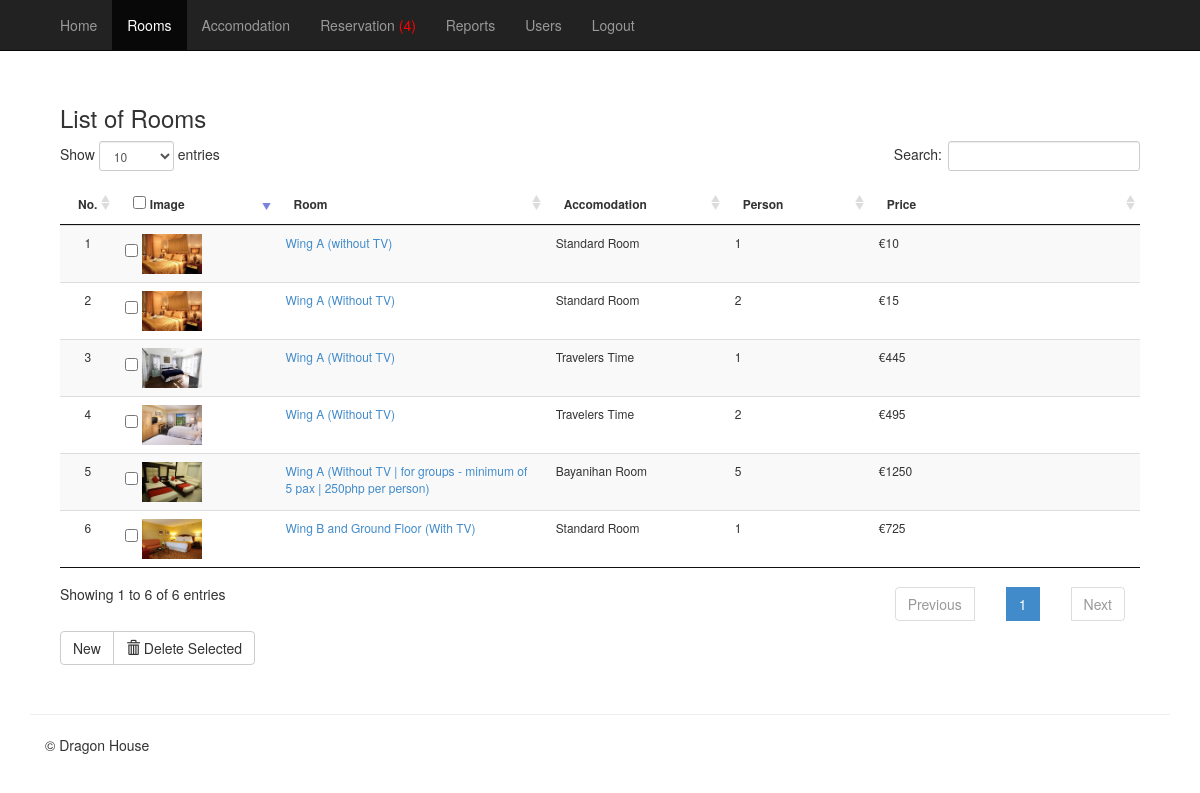
/admin/mod_room/index.php (signed in), run on the app's committed database.
### tables this page shows
CREATE TABLE `tblroom` (
  `ROOMID` int(11) NOT NULL,
  `ROOMNUM` int(11) NOT NULL,
  `ACCOMID` int(11) NOT NULL,
  `ROOM` varchar(30) NOT NULL,
  `ROOMDESC` varchar(255) NOT NULL,
  `NUMPERSON` int(11) NOT NULL,
  `PRICE` double NOT NULL,
  `ROOMIMAGE` varchar(255) NOT NULL,
  `OROOMNUM` int(11) NOT NULL,
  `RoomTypeID` int(11) NOT NULL
);

CREATE TABLE `tblaccomodation` (
  `ACCOMID` int(11) NOT NULL,
  `ACCOMODATION` varchar(30) NOT NULL,
  `ACCOMDESC` varchar(90) NOT NULL
);

### admin/mod_room/index.php (called while the page is built, shortened)
<?php
require_once("../../includes/initialize.php");
require_once '../themes/backendTemplate.php';
?>

### includes/functions.php (called while the page is built, shortened)
<?php
function currentpage()
{
	$this_page = $_SERVER['SCRIPT_NAME'];
	$bits = explode('/', $this_page);
	return $bits[3];
}

### includes/database.php (called while the page is built, shortened)
<?php
class Database
{
	var $sql_string = '';
	private $conn;
	public function open_connection()
	{
		$this->conn = mysqli_connect(DB_SERVER, DB_USER, DB_PASS, DB_NAME);
	}
	function setQuery($sql = '')
	{
		$this->sql_string = $sql;
	}
	function executeQuery()
	{
		$result = mysqli_query($this->conn, $this->sql_string);
		return $result;
	}
	private function confirm_query($result)
	{
		return $result;
	}
	function loadResultList($key = '')
	{
		$cur = $this->executeQuery();
		$array = array();
		while ($row = mysqli_fetch_object($cur)) {
			if ($key) {
				$array[$row->$key] = $row;
			} else {
				$array[] = $row;
			}
		}
		return $array;
	}
}
$mydb = new Database();

### admin/mod_room/list.php (the view, shortened to what this page needs)
<div class="container">
			<div class="panel-body">
			<h3 align="left">List of Rooms</h3>
			    <form action="controller.php?action=delete" Method="POST">
				<table id="example" style="font-size:12px" class="table table-striped table-hover table-responsive"  cellspacing="0">
				  <thead>
				  	<tr  >
				  	<th>No.</th>
				  		<th align="left"  width="100">
				  		 <input type="checkbox" name="chkall" id="chkall" onclick="return checkall('selector[]');">
				  		Image</th>
				  		<th align="left"  width="200">Room</th>
				  		<th align="left" width="120">Accomodation</th>
				  		<th align="left" width="90">Person</th>
				  		<th align="left"  width="200">Price</th>
				  	</tr>
				  </thead>
				  <tbody>
				  	<?php
				  		$mydb->setQuery("SELECT *,ACCOMODATION FROM tblroom r, tblaccomodation a WHERE r.ACCOMID = a.ACCOMID ORDER BY  ROOMID ASC ");
				  		$cur = $mydb->loadResultList();
						foreach ($cur as $result) {
				  		echo '<tr>';
						echo '<td width="5%" align="center"></td>';
				  		echo '<td align="left"  width="120"><input type="checkbox" name="selector[]" id="selector[]" value="'.$result->ROOMID. '"/>
				  				<img src="'. $result->ROOMIMAGE.'" width="60" height="40" title="'. $result->ROOM .'"/></td>';
						echo '<td><a href="index.php?view=edit&id='.$result->ROOMID.'">'. $result->ROOM.' ('. $result->ROOMDESC.')</a></td>';
						echo '<td>'. $result->ACCOMODATION.'</td>';
				  		echo '<td>'. $result->NUMPERSON.'</td>';
				  		echo '<td> &euro;'. $result->PRICE.'</td>';
				  		echo '</tr>';
				  	}
				  	?>
				  </tbody>
				</table>
				<div class="btn-group">
				  <a href="index.php?view=add" class="btn btn-default">New</a>
				  <button type="submit" class="btn btn-default" name="delete"><span class="glyphicon glyphicon-trash"></span> Delete Selected</button>
				</div>
				</form>
	  		</div>
</div>

### admin/themes/backendTemplate.php (shortened to what this page needs)
<!DOCTYPE html>
<html lang="en">
<head>
<link href="<?php echo WEB_ROOT; ?>admin/css/bootstrap.min.css" rel="stylesheet">
<link href="<?php echo WEB_ROOT; ?>admin/css/dataTables.bootstrap.css" rel="stylesheet" media="screen">
<link rel="stylesheet" type="text/css" href="<?php echo WEB_ROOT; ?>admin/css/jquery.dataTables.css">
<link href="<?php echo WEB_ROOT; ?>admin/css/bootstrap-datetimepicker.min.css" rel="stylesheet" media="screen">
</head>
    <link href="<?php echo WEB_ROOT; ?>admin/css/offcanvas.css" rel="stylesheet">
<body>
	    <div class="navbar navbar-fixed-top navbar-inverse" role="navigation">
	      <div class="container">
	        <div class="collapse navbar-collapse">
	          <ul class="nav navbar-nav">
	            <li class="<?php echo (currentpage() == 'index.php') ? "active" : false;?>"><a href="<?php echo WEB_ROOT; ?>admin/index.php" >Home</a></li>
	            <li class="<?php echo (currentpage() == 'mod_room') ? "active" : false;?>"><a href="<?php echo WEB_ROOT; ?>admin/mod_room/index.php">Rooms</a></li>
	            <li class="<?php echo (currentpage() == 'mod_accomodation') ? "active" : false;?>"><a href="<?php echo WEB_ROOT; ?>admin/mod_accomodation/index.php">Accomodation</a></li>
	            <li class="<?php echo (currentpage() == 'mod_reservation') ? "active" : false;?>">
            	<?php
				$query = "SELECT count(*) as 'Total' FROM `tblpayment` WHERE `STATUS`='Pending'";
				$mydb->setQuery($query);
				$cur = $mydb->loadResultList();
				foreach ($cur as $result) {
				?>
	            <a href="<?php echo WEB_ROOT; ?>admin/mod_reservation/index.php">Reservation <?php  echo  isset($result->Total) ? '<span style="color:red">(' .$result->Total . ')</span>' : '';?> </a>
	              <?php
	            	}
	            ?>
	            </li>
	             <li class="<?php echo (currentpage() == 'mod_reports') ? "active" : false;?>"><a href="<?php echo WEB_ROOT; ?>admin/mod_reports/index.php">Reports</a></li>
	            <?php if($_SESSION['ADMIN_UROLE']=="Administrator"){ ?>
	             <li class="<?php echo (currentpage() == 'mod_users') ? "active" : false;?>"><a href="<?php echo WEB_ROOT; ?>admin/mod_users/index.php" >Users</a></li>
	             <?php } ?>
	            <li class="<?php echo (currentpage() == 'logout.php') ? "active" : false;?>"><a class="toggle-modal" href="#logout">Logout</a></li>
	          </ul>
	        </div>
	      </div>
	    </div>
<div class="container">
<?php require_once $content;?>
	<hr>
	     <footer>
        <p>&copy;
        	Dragon House
         </p>
      </footer>
</div>
</body>
</html>

### admin/css/offcanvas.css (style rules this page uses)
body { padding-top: 70px; }
footer { padding-left: 15px; padding-right: 15px; }

### data on the page
tblroom: ROOMIMAGE (picture), ROOM "Wing A", ROOMDESC "without TV", ACCOMID.ACCOMODATION "Standard Room", NUMPERSON "1", PRICE "10"
tblroom: ROOMIMAGE (picture), ROOM "Wing A", ROOMDESC "Without TV", ACCOMID.ACCOMODATION "Standard Room", NUMPERSON "2", PRICE "15"
tblroom: ROOMIMAGE (picture), ROOM "Wing A", ROOMDESC "Without TV", ACCOMID.ACCOMODATION "Travelers Time", NUMPERSON "1", PRICE "445"
tblroom: ROOMIMAGE (picture), ROOM "Wing A", ROOMDESC "Without TV", ACCOMID.ACCOMODATION "Travelers Time", NUMPERSON "2", PRICE "495"
tblroom: ROOMIMAGE (picture), ROOM "Wing A", ROOMDESC "Without TV | for groups - minimum of 5 pax | 250php per person", ACCOMID.ACCOMODATION "Bayanihan Room", NUMPERSON "5", PRICE "1250"
tblroom: ROOMIMAGE (picture), ROOM "Wing B and Ground Floor", ROOMDESC "With TV", ACCOMID.ACCOMODATION "Standard Room", NUMPERSON "1", PRICE "725"

### other printed values
$result->Total "4"
